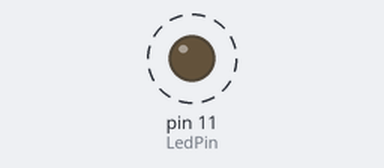
Bench run of a program on a simulated Raspberry Pi (header pin numbers). Parts: output pins drawn as LEDs (lit = HIGH). Dashed ring = blinking. What the program prints to the terminal is not drawn.

Above: at 0.2 s.
Timing chart, 0 to 3.0 s (numbered marks = the images above):
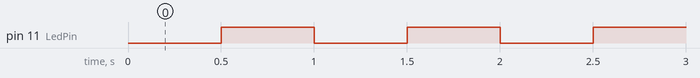

The program:

01_blinkingLed_2.py
```python
#!/usr/bin/env python
import RPi.GPIO as GPIO
import time

LedPin = 11    # pin11

def setup():
	GPIO.setmode(GPIO.BOARD)       # Numbers pins by physical location
	GPIO.setup(LedPin, GPIO.OUT)   # Set pin mode as output
	GPIO.output(LedPin, GPIO.HIGH) # Set pin to high(+3.3V) to off the led

def loop():
	while True:
		print '...led on'
		GPIO.output(LedPin, GPIO.LOW)  # led on
		time.sleep(0.5)
		print 'led off...'
		GPIO.output(LedPin, GPIO.HIGH) # led off
		time.sleep(0.5)

def destroy():
	GPIO.output(LedPin, GPIO.HIGH)     # led off
	GPIO.cleanup()                     # Release resource

if __name__ == '__main__':     # Program start from here
	setup()
	try:
		loop()
	except KeyboardInterrupt:  # When 'Ctrl+C' is pressed, the child program destroy() will be  executed.
		destroy()
```

Measured:
- by itself, pin 11 (LedPin): alternates HIGH for 0.50 s and LOW for 0.50 s
